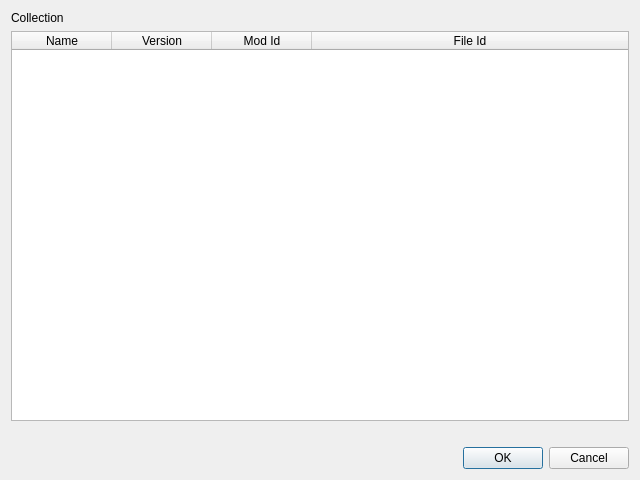
<?xml version="1.0" encoding="UTF-8"?>
<ui version="4.0">
 <class>CollectionDialog</class>
 <widget class="QDialog" name="CollectionDialog">
  <property name="geometry">
   <rect>
    <x>0</x>
    <y>0</y>
    <width>640</width>
    <height>480</height>
   </rect>
  </property>
  <property name="windowTitle">
   <string>Nexus Collection</string>
  </property>
  <layout class="QVBoxLayout" name="verticalLayout">
   <item>
    <widget class="QLabel" name="header_label">
     <property name="text">
      <string>Collection</string>
     </property>
     <property name="wordWrap">
      <bool>true</bool>
     </property>
    </widget>
   </item>
   <item>
    <widget class="QTableWidget" name="mod_table">
     <property name="selectionBehavior">
      <enum>QAbstractItemView::SelectRows</enum>
     </property>
     <property name="columnCount">
      <number>4</number>
     </property>
     <attribute name="horizontalHeaderStretchLastSection">
      <bool>true</bool>
     </attribute>
     <column>
      <property name="text">
       <string>Name</string>
      </property>
     </column>
     <column>
      <property name="text">
       <string>Version</string>
      </property>
     </column>
     <column>
      <property name="text">
       <string>Mod Id</string>
      </property>
     </column>
     <column>
      <property name="text">
       <string>File Id</string>
      </property>
     </column>
    </widget>
   </item>
   <item>
    <widget class="QLabel" name="status_label">
     <property name="text">
      <string/>
     </property>
     <property name="wordWrap">
      <bool>true</bool>
     </property>
    </widget>
   </item>
   <item>
    <widget class="QDialogButtonBox" name="buttonBox">
     <property name="standardButtons">
      <set>QDialogButtonBox::Cancel|QDialogButtonBox::Ok</set>
     </property>
    </widget>
   </item>
  </layout>
 </widget>
 <resources/>
 <connections/>
</ui>
